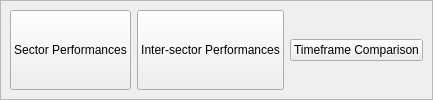
        <widget class="QWidget" name="sectorMenuPage">
         <layout class="QVBoxLayout" name="verticalLayout_4">
          <property name="leftMargin">
           <number>0</number>
          </property>
          <property name="topMargin">
           <number>0</number>
          </property>
          <property name="rightMargin">
           <number>0</number>
          </property>
          <property name="bottomMargin">
           <number>0</number>
          </property>
          <item>
           <widget class="QFrame" name="frame">
            <property name="frameShape">
             <enum>QFrame::Shape::StyledPanel</enum>
            </property>
            <property name="frameShadow">
             <enum>QFrame::Shadow::Raised</enum>
            </property>
            <layout class="QHBoxLayout" name="horizontalLayout_6">
             <item>
              <widget class="QPushButton" name="relativeSectorPerformanceButton">
               <property name="sizePolicy">
                <sizepolicy hsizetype="Minimum" vsizetype="Preferred">
                 <horstretch>0</horstretch>
                 <verstretch>0</verstretch>
                </sizepolicy>
               </property>
               <property name="text">
                <string>Sector Performances</string>
               </property>
              </widget>
             </item>
             <item>
              <widget class="QPushButton" name="intersectorRelativePerformanceButton">
               <property name="sizePolicy">
                <sizepolicy hsizetype="Minimum" vsizetype="Preferred">
                 <horstretch>0</horstretch>
                 <verstretch>0</verstretch>
                </sizepolicy>
               </property>
               <property name="text">
                <string>Inter-sector Performances</string>
               </property>
              </widget>
             </item>
             <item>
              <widget class="QPushButton" name="timeframeComparisonButton">
               <property name="text">
                <string>Timeframe Comparison</string>
               </property>
              </widget>
             </item>
            </layout>
           </widget>
          </item>
         </layout>
        </widget>
